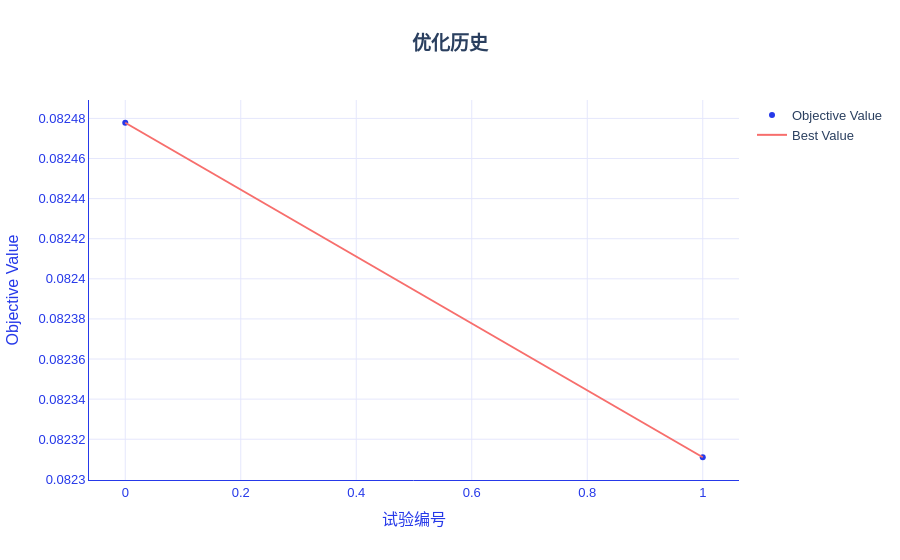

Source (notebook cell):
### Markdown cell above
## 5. SVM 分类：训练、评估、搜索和报告

本节所有代码可以独立运行。保留全量样本，用显式轮数和两次搜索控制演示耗时。

### Code cell
import sys

sys.path.append("../")

import numpy as np
import pandas as pd
from IPython.display import display
from hscredit import hscredit_dataset
from hscredit.utils.datasets import HSCREDIT_EXAMPLE_COLUMNS
from pathlib import Path
from tempfile import mkdtemp
from sklearn.base import clone
from optuna.samplers import GridSampler
from hscredit import SVM, get_metric, get_loss
from hscredit.report import ModelReport
from hscredit.utils import save_pickle, load_pickle

from hscredit.core.model_selection import oot_split, group_train_test_split
from sklearn.preprocessing import StandardScaler

data = hscredit_dataset(columns=HSCREDIT_EXAMPLE_COLUMNS)

features = ["BASE_X187", "DK_X1689", "DK_X44", "DK_X1995_2", "DK_X1223", "DK_X2677"]
target = "MOB6@30"
data["MOB1@30"] = data["MOB1"].gt(30).astype(int)
data["MOB3@30"] = data["MOB3"].gt(30).astype(int)
data["MOB6@30"] = data["MOB6"].gt(30).astype(int)
data["风险调整金额"] = data["loan_amt"].where(data["MOB6"].le(60), -data["loan_amt"])
data["授信时间"] = pd.to_datetime(data["授信时间"])

# 最新自然月作为 OOT；同一客户不能同时进入开发集和 OOT。
oot_start = data["授信时间"].max().to_period("M").start_time
development, oot = oot_split(data, time_col="授信时间", oot_start=oot_start)
development = development.loc[~development["用户编码"].isin(oot["用户编码"])].copy()
train, test = group_train_test_split(development, group="用户编码", test_size=0.25, random_state=42)
fit_data, validation = group_train_test_split(
    train, group="用户编码", test_size=0.25, random_state=42
)

# 填补和标准化只在调参训练子集上拟合；目标列保留原值。
fill_values = fit_data[features].median()
scaler = StandardScaler().fit(fit_data[features].fillna(fill_values))
for frame in [fit_data, validation, train, test, oot]:
    frame[features] = scaler.transform(frame[features].fillna(fill_values))
datasets = {"训练集": train, "测试集": test, "OOT": oot}

# 直接训练：DataFrame 内含 target，其他标签与元信息不进入 X。
model = SVM(target=target, max_iter=100, n_jobs=1, random_state=42)
model.fit(
    fit_data[features + [target]],
    eval_set={"验证集": validation[features + [target]]},
    eval_metric=get_metric("brier"),
)
display(pd.DataFrame([model.evaluate(test[features + [target]], metrics=["auc", "ks", "brier"])]))

# 该分类器保留原生训练目标；业务损失用于评价或选模。
cost_metric = get_loss("cost_sensitive", fn_cost=5, fp_cost=1).metric(kind="business")
display(pd.DataFrame([model.evaluate(test[features + [target]], metrics=[cost_metric])]))

# 独立验证集搜索；test 和 OOT 均不参与调参。
search_space = {"C": [0.3, 2.0]}
best = model.tune(
    fit_data[features + [target]],
    eval_set={"验证集": validation[features + [target]]},
    search_space=search_space,
    metric=get_metric("brier"),
    sampler=GridSampler(search_space, seed=42),
    n_trials=2,
    cv=None,
    n_jobs=1,
    retention="predictions",
    show_progress_bar=False,
)
display(best.tuner.get_optimization_history())
display(best.tuner.plot_optimization_history())
print("最佳参数：", best.tuner.best_params_)

# 固定参数后，用完整 train 重训并生成多标签、多数据集报告。
fixed_model = clone(best)
fixed_model.fit(train[features + [target]])
report = ModelReport(
    fixed_model,
    datasets=datasets,
    features=features,
    overdue=["MOB1", "MOB3", "MOB6"],
    dpds=30,
    overdue_operator=">",
    metrics=["auc", "ks", "brier"],
    n_jobs=1,
)
display(report.summary())
output = Path(mkdtemp(prefix="hscredit_SVM_"))
report.to_excel(
    output / "模型报告.xlsx",
    amount="loan_amt",
    date="授信时间",
    with_plots=False,
    include_sample_records=False,
    mode="strict",
)

# 同时保存预处理和模型，原始输入才能重现同一预测。
save_pickle(
    {"features": features, "fill_values": fill_values, "scaler": scaler, "model": fixed_model},
    output / "完整推理包.pkl",
)
fixed_model.save_inference(output / "轻量模型.pkl")
restored = SVM.load(output / "轻量模型.pkl")
display(
    pd.DataFrame(
        restored.predict_proba(test[features]), columns=["好样本概率", "坏样本概率"]
    ).head()
)
print(output)

### Figure 1 — Plotly figure (JSON) as saved in the notebook; plotly's stock layout.template omitted (floating-point values rounded to 4 significant figures)
{"data": [{"mode": "markers", "name": "Objective Value", "type": "scatter", "x": [0, 1], "y": [0.08248, 0.08231]}, {"mode": "lines", "name": "Best Value", "type": "scatter", "x": [0, 1], "y": [0.08248, 0.08231]}, {"marker": {"color": "#8A8FA3"}, "mode": "markers", "name": "Infeasible Trial", "showlegend": false, "type": "scatter", "x": [], "y": []}], "layout": {"colorway": ["#2639E9", "#F76E6C", "#FE7715", "#8892F3", "#9956A4", "#EA4585", "#5665EE", "#F0587A", "#B729AB", "#3C4DEB", "#E73B72", "#832EC2", "#BC5F8F", "#E0249A"], "font": {"family": "Alimama FangYuanTi VF, Microsoft YaHei, sans-serif", "size": 13}, "hoverlabel": {"bgcolor": "white", "bordercolor": "#2639E9", "font": {"family": "Alimama FangYuanTi VF, Microsoft YaHei, sans-serif", "size": 13}}, "legend": {"font": {"size": 13}}, "paper_bgcolor": "white", "plot_bgcolor": "white", "title": {"font": {"size": 19}, "text": "<b>优化历史</b>", "x": 0.5, "xanchor": "center"}, "xaxis": {"color": "#2639E9", "gridcolor": "#E5E7FC", "linecolor": "#2639E9", "showgrid": true, "showline": true, "tickfont": {"size": 13}, "title": {"font": {"size": 16}, "text": "试验编号"}, "zeroline": false}, "yaxis": {"color": "#2639E9", "gridcolor": "#E5E7FC", "linecolor": "#2639E9", "showgrid": true, "showline": true, "tickfont": {"size": 13}, "title": {"font": {"size": 16}, "text": "Objective Value"}, "zeroline": false}}}
